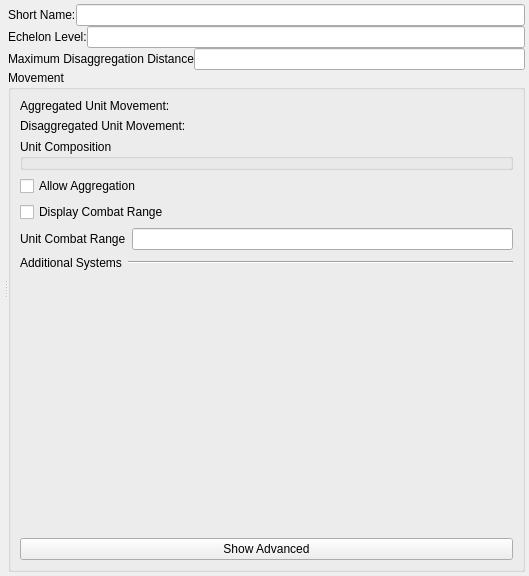
<?xml version="1.0" encoding="UTF-8"?>
<ui version="4.0">
 <class>Form</class>
 <widget class="QWidget" name="Form">
  <property name="geometry">
   <rect>
    <x>0</x>
    <y>0</y>
    <width>529</width>
    <height>576</height>
   </rect>
  </property>
  <property name="windowTitle">
   <string>Form</string>
  </property>
  <layout class="QVBoxLayout" name="verticalLayout_6">
   <property name="margin">
    <number>4</number>
   </property>
   <item>
    <widget class="QSplitter" name="splitter">
     <property name="midLineWidth">
      <number>0</number>
     </property>
     <property name="orientation">
      <enum>Qt::Horizontal</enum>
     </property>
     <widget class="QWidget" name="layoutWidget">
      <layout class="QVBoxLayout" name="verticalLayout_3">
       <property name="margin">
        <number>0</number>
       </property>
       <item>
        <widget class="QWidget" name="myGeneralCanvas" native="true">
         <property name="sizePolicy">
          <sizepolicy hsizetype="MinimumExpanding" vsizetype="Fixed">
           <horstretch>0</horstretch>
           <verstretch>0</verstretch>
          </sizepolicy>
         </property>
         <property name="element_type" stdset="0">
          <string>general_canvas</string>
         </property>
        </widget>
       </item>
       <item>
        <widget class="QWidget" name="myDisplayCanvas" native="true">
         <property name="sizePolicy">
          <sizepolicy hsizetype="MinimumExpanding" vsizetype="MinimumExpanding">
           <horstretch>0</horstretch>
           <verstretch>0</verstretch>
          </sizepolicy>
         </property>
         <property name="minimumSize">
          <size>
           <width>0</width>
           <height>0</height>
          </size>
         </property>
         <property name="element_type" stdset="0">
          <string>display_widget_canvas</string>
         </property>
        </widget>
       </item>
      </layout>
     </widget>
     <widget class="QWidget" name="widget" native="true">
      <layout class="QVBoxLayout" name="verticalLayout_4">
       <property name="spacing">
        <number>0</number>
       </property>
       <property name="leftMargin">
        <number>0</number>
       </property>
       <property name="topMargin">
        <number>0</number>
       </property>
       <property name="bottomMargin">
        <number>0</number>
       </property>
       <item>
        <layout class="QHBoxLayout" name="horizontalLayout">
         <item>
          <widget class="QLabel" name="short_name_label">
           <property name="text">
            <string>Short Name:</string>
           </property>
          </widget>
         </item>
         <item>
          <widget class="QLineEdit" name="short_name"/>
         </item>
        </layout>
       </item>
       <item>
        <layout class="QHBoxLayout" name="horizontalLayout_12">
         <item>
          <widget class="QLabel" name="echelon_level_label">
           <property name="text">
            <string>Echelon Level:</string>
           </property>
          </widget>
         </item>
         <item>
          <widget class="QLineEdit" name="echelon_level"/>
         </item>
        </layout>
       </item>
       <item>
        <layout class="QHBoxLayout" name="horizontalLayout_2">
         <item>
          <widget class="QLabel" name="disaggregation_range_label">
           <property name="text">
            <string>Maximum Disaggregation Distance</string>
           </property>
          </widget>
         </item>
         <item>
          <widget class="QLineEdit" name="disaggregation_range">
           <property name="display-units" stdset="0">
            <string>meters</string>
           </property>
           <property name="source-units" stdset="0">
            <string>meters</string>
           </property>
           <property name="hide_by_default" stdset="0">
            <bool>true</bool>
           </property>
          </widget>
         </item>
        </layout>
       </item>
       <item>
        <widget class="QGroupBox" name="movementGroupBox">
         <property name="title">
          <string>Movement</string>
         </property>
         <layout class="QVBoxLayout" name="verticalLayout">
          <item>
           <layout class="QHBoxLayout" name="horizontalLayout_7">
            <item>
             <widget class="QLabel" name="aggregated_movement_system_label">
              <property name="text">
               <string>Aggregated Unit Movement:</string>
              </property>
             </widget>
            </item>
            <item>
             <widget class="QWidget" name="aggregated_movement_system" native="true">
              <property name="category" stdset="0">
               <string>aggregated-movement</string>
              </property>
              <property name="none-selected-text" stdset="0">
               <string>Immobile</string>
              </property>
              <property name="element_type" stdset="0">
               <string>single_system_selector</string>
              </property>
             </widget>
            </item>
           </layout>
          </item>
          <item>
           <layout class="QHBoxLayout" name="horizontalLayout_8">
            <item>
             <widget class="QLabel" name="disaggregated_movement_system_label">
              <property name="text">
               <string>Disaggregated Unit Movement:</string>
              </property>
             </widget>
            </item>
            <item>
             <widget class="QWidget" name="disaggregated_movement_system" native="true">
              <property name="category" stdset="0">
               <string>disaggregated-movement</string>
              </property>
              <property name="none-selected-text" stdset="0">
               <string>Immobile</string>
              </property>
              <property name="element_type" stdset="0">
               <string>single_system_selector</string>
              </property>
             </widget>
            </item>
           </layout>
          </item>
          <item>
           <widget class="QGroupBox" name="aggregate_composition_editor_group_box">
            <property name="title">
             <string>Unit Composition</string>
            </property>
            <layout class="QVBoxLayout" name="verticalLayout_2">
             <property name="margin">
              <number>2</number>
             </property>
             <item>
              <widget class="QWidget" name="aggregate_composition" native="true"/>
             </item>
             <item>
              <layout class="QVBoxLayout" name="verticalLayout_5"/>
             </item>
            </layout>
           </widget>
          </item>
          <item>
           <widget class="QCheckBox" name="allow_aggregation">
            <property name="toolTip">
             <string>Allow model to convert to a aggregated unit .</string>
            </property>
            <property name="text">
             <string>Allow Aggregation</string>
            </property>
            <property name="hide_by_default" stdset="0">
             <bool>true</bool>
            </property>
           </widget>
          </item>
          <item>
           <widget class="QCheckBox" name="display_combat_range">
            <property name="toolTip">
             <string>Toggles display of combat range ring.</string>
            </property>
            <property name="text">
             <string>Display Combat Range</string>
            </property>
            <property name="hide_by_default" stdset="0">
             <bool>true</bool>
            </property>
           </widget>
          </item>
          <item>
           <layout class="QHBoxLayout" name="horizontalLayout_3">
            <item>
             <widget class="QLabel" name="combat_range_label">
              <property name="toolTip">
               <string>Combat range to display when in aggregated unit mode.  Does not have any effect on entity behavior.</string>
              </property>
              <property name="text">
               <string>Unit Combat Range</string>
              </property>
             </widget>
            </item>
            <item>
             <widget class="QLineEdit" name="combat_range">
              <property name="toolTip">
               <string>Combat range to display when in aggregated unit mode.  Does not have any effect on entity behavior.</string>
              </property>
              <property name="hide_by_default" stdset="0">
               <bool>true</bool>
              </property>
             </widget>
            </item>
           </layout>
          </item>
          <item>
           <layout class="QVBoxLayout" name="verticalLayout_7">
            <item>
             <layout class="QHBoxLayout" name="horizontalLayout_11">
              <item>
               <widget class="QLabel" name="other_system_selector_label">
                <property name="sizePolicy">
                 <sizepolicy hsizetype="Fixed" vsizetype="Fixed">
                  <horstretch>0</horstretch>
                  <verstretch>0</verstretch>
                 </sizepolicy>
                </property>
                <property name="text">
                 <string>Additional Systems</string>
                </property>
               </widget>
              </item>
              <item>
               <widget class="Line" name="line_3">
                <property name="orientation">
                 <enum>Qt::Horizontal</enum>
                </property>
               </widget>
              </item>
             </layout>
            </item>
            <item>
             <widget class="QWidget" name="other_system_selector" native="true">
              <property name="category" stdset="0">
               <string>other</string>
              </property>
              <property name="element_type" stdset="0">
               <string>multi_system_selector</string>
              </property>
             </widget>
            </item>
           </layout>
          </item>
          <item>
           <spacer name="verticalSpacer">
            <property name="orientation">
             <enum>Qt::Vertical</enum>
            </property>
            <property name="sizeHint" stdset="0">
             <size>
              <width>20</width>
              <height>40</height>
             </size>
            </property>
           </spacer>
          </item>
          <item>
           <widget class="QPushButton" name="myShowAdvanced">
            <property name="text">
             <string>Show Advanced</string>
            </property>
            <property name="checkable">
             <bool>true</bool>
            </property>
            <property name="signal_slot" stdset="0">
             <string>toggled(bool);this;showHiddenControls(bool)</string>
            </property>
           </widget>
          </item>
         </layout>
        </widget>
       </item>
      </layout>
      <zorder>movementGroupBox</zorder>
      <zorder></zorder>
      <zorder></zorder>
      <zorder></zorder>
     </widget>
    </widget>
   </item>
  </layout>
 </widget>
 <resources/>
 <connections>
  <connection>
   <sender>display_combat_range</sender>
   <signal>toggled(bool)</signal>
   <receiver>combat_range</receiver>
   <slot>setEnabled(bool)</slot>
   <hints>
    <hint type="sourcelabel">
     <x>72</x>
     <y>250</y>
    </hint>
    <hint type="destinationlabel">
     <x>188</x>
     <y>275</y>
    </hint>
   </hints>
  </connection>
 </connections>
</ui>
